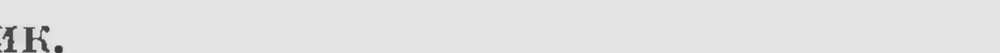
#> input picture testimages/out13_reflowed_line2.png, 1000 x 53 px, shrunk from 1900 x 100 before the run, found by its file name
$ python analyze_last_letters.py
#> lines starting #> are read from the running program, lines starting #| are printed output that depends on the picture; after the words box and inside, x2 and y2 are one past the last pixel; in counts of white or black regions, pixels touching at a corner belong together
#!/usr/bin/env python3
"""
Analyze the last word in the reflowed line to check for clipping
Extract individual letters and check their integrity
"""
import cv2
import numpy as np

# Load the reflowed second line
line2 = cv2.imread('out13_reflowed_line2.png')
#> line2 is the input picture: shape (53, 1000, 3); min 51, max 232, mean 225.1

if line2 is None:
    print("ERROR: Could not load out13_reflowed_line2.png")
    exit(1)

print(f'Line 2 size: {line2.shape[1]}x{line2.shape[0]}')
#| Line 2 size: 1000x53

# Convert to grayscale
gray = cv2.cvtColor(line2, cv2.COLOR_BGR2GRAY)

# Find all text regions (dark pixels)
_, binary = cv2.threshold(gray, 200, 255, cv2.THRESH_BINARY_INV)
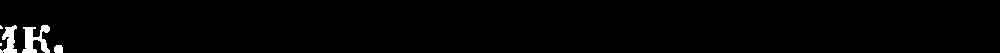
#> binary: shape (53, 1000); 1.5% white; 5 white regions (2 under 20 px)

# Find contours to locate letters
contours, _ = cv2.findContours(binary, cv2.RETR_EXTERNAL, cv2.CHAIN_APPROX_SIMPLE)
#> contours = 5 contours, 2 with area under 20; largest, box (x1, y1, x2, y2) and area: (22, 25, 50, 53) 349, (0, 25, 17, 53) 218, (54, 45, 63, 53) 52

print(f'Found {len(contours)} contours')
#| Found 5 contours

# Filter to get reasonable letter-sized contours
letter_contours = []
for cnt in contours:
    x, y, w, h = cv2.boundingRect(cnt)
    area = cv2.contourArea(cnt)

    # Filter by size (letters should be 10-200 pixels wide and 10-100 pixels high)
    if w >= 10 and w <= 200 and h >= 10 and h <= 100 and area > 100:
        letter_contours.append((x, y, w, h, area))
#> this loop made 5 passes
#> (x, y, w, h, area) on passes 1, 3, 4: (54, 45, 9, 8, 52), (22, 25, 28, 28, 349), (0, 25, 17, 28, 217.5)
#> after the loop, letter_contours = [(22, 25, 28, 28, 349), (0, 25, 17, 28, 217.5)]

# Sort by x position
letter_contours.sort(key=lambda c: c[0])

print(f'Found {len(letter_contours)} letter-sized contours')
#| Found 2 letter-sized contours

# Show the last 5 letters
print('\nLast 5 letters:')
for i in range(max(0, len(letter_contours) - 5), len(letter_contours)):
    x, y, w, h, area = letter_contours[i]
    print(f'  Letter {i}: x={x} y={y} w={w} h={h} area={area}')

    # Check if letter is near the right edge
    distance_from_right = line2.shape[1] - (x + w)
    if distance_from_right < 50:
        print(f'    ⚠ WARNING: Letter is near right edge (distance: {distance_from_right} pixels)')

    # Extract and save letter for visual inspection
    letter_img = line2[y:y+h, x:x+w].copy()
    letter_filename = f'letter_{i}_x{x}.png'
    cv2.imwrite(letter_filename, letter_img)
    print(f'    Saved to: {letter_filename}')
#> this loop made 2 passes
#> (x, y, w, h, area, distance_from_right, letter_filename) on passes 1 to 2: (0, 25, 17, 28, 217.5, 983, 'letter_0_x0.png'), (22, 25, 28, 28, 349, 950, 'letter_1_x22.png')
#|   Letter 0: x=0 y=25 w=17 h=28 area=217.5
#|     Saved to: letter_0_x0.png
#|   Letter 1: x=22 y=25 w=28 h=28 area=349.0
#|     Saved to: letter_1_x22.png
#> pass 2, `letter_img = line2[y:y+h, x:x+w].copy()`:
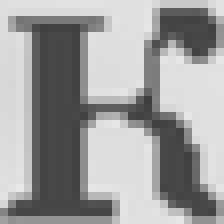
#> letter_img: shape (28, 28, 3) (shown 8 times larger); min 63, max 231, mean 158.4

# Create visualization with bounding boxes
vis = line2.copy()
for i, (x, y, w, h, _) in enumerate(letter_contours):
    # Draw green box for most letters, red for last 3
    color = (0, 0, 255) if i >= len(letter_contours) - 3 else (0, 255, 0)
    cv2.rectangle(vis, (x, y), (x+w, y+h), color, 2)

    # Add letter index
    cv2.putText(vis, str(i), (x, y-5), cv2.FONT_HERSHEY_SIMPLEX, 0.4, color, 1)
#> this loop made 2 passes
#> (x, y, w, h, color) on passes 1 to 2: (0, 25, 17, 28, (0, 0, 255)), (22, 25, 28, 28, (0, 0, 255))
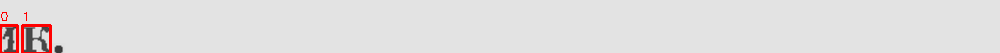
#> vis: shape (53, 1000, 3); 0.96% of pixels changed, all inside (x1, y1, x2, y2) = (0, 12, 52, 53)

cv2.imwrite('out13_line2_annotated.png', vis)
print(f'\n✓ Annotated line saved to: out13_line2_annotated.png')
print('  Green boxes = all letters')
print('  Red boxes = last 3 letters')
